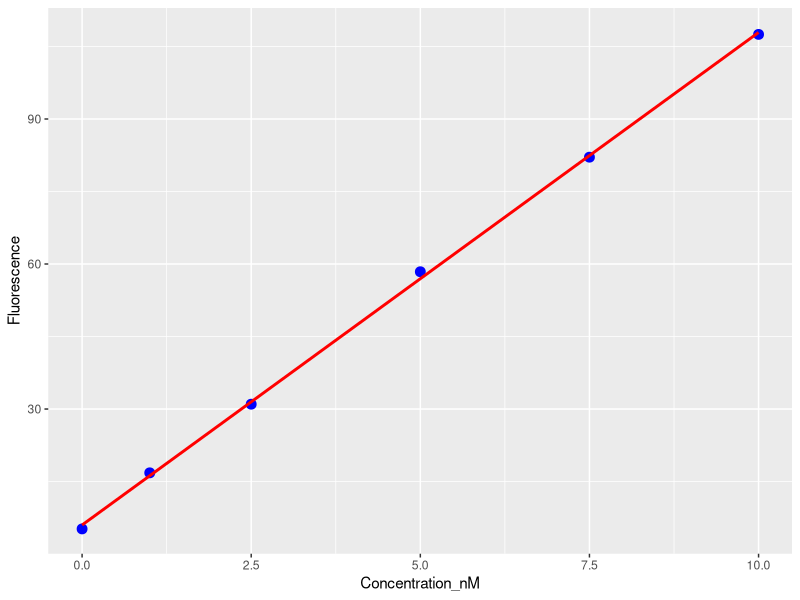

Source code (R):
#Description : Evaluates biosensor analytical linearity and sensitivity. Computes Pearson correlation coefficient (cor.test) and fits a simple linear regression model (lm) to construct a calibration curve with ggplot2 point and smooth layers.

#_____________________________________________________

library(tidyverse)

calib_data <- data.frame(
  Concentration_nM = c(0, 1, 2.5, 5, 7.5, 10),
  Fluorescence    = c(5.2, 16.8, 31.0, 58.4, 82.1, 107.5)
)

print(calib_data)

calib_corr <- cor.test(calib_data$Concentration_nM, calib_data$Fluorescence)
print(calib_corr)


calib_model <- lm(Fluorescence ~ Concentration_nM, data = calib_data)
print(calib_model)
summary(calib_model)

plot1 <- ggplot(calib_data, aes(x = Concentration_nM, y = Fluorescence)) +geom_point(size = 3, color = "blue") + geom_smooth(method = "lm", se = FALSE, color = "red")
print(plot1)
